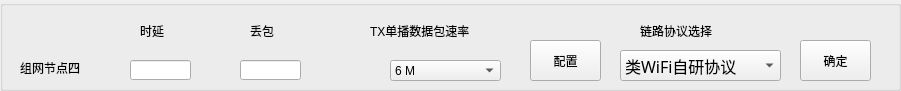
         <widget class="QGroupBox" name="groupBox_50">
          <property name="geometry">
           <rect>
            <x>10</x>
            <y>300</y>
            <width>901</width>
            <height>91</height>
           </rect>
          </property>
          <property name="title">
           <string/>
          </property>
          <widget class="QComboBox" name="comboBox_D4_13">
           <property name="geometry">
            <rect>
             <x>620</x>
             <y>50</y>
             <width>161</width>
             <height>31</height>
            </rect>
           </property>
           <property name="font">
            <font>
             <family>仿宋</family>
             <pointsize>12</pointsize>
            </font>
           </property>
           <item>
            <property name="text">
             <string>类WiFi自研协议</string>
            </property>
           </item>
           <item>
            <property name="text">
             <string>AOS协议</string>
            </property>
           </item>
          </widget>
          <widget class="QComboBox" name="comboBox_D4_14">
           <property name="geometry">
            <rect>
             <x>390</x>
             <y>60</y>
             <width>111</width>
             <height>21</height>
            </rect>
           </property>
           <item>
            <property name="text">
             <string>6 M</string>
            </property>
           </item>
           <item>
            <property name="text">
             <string>9 M</string>
            </property>
           </item>
           <item>
            <property name="text">
             <string>12 M</string>
            </property>
           </item>
           <item>
            <property name="text">
             <string>18 M</string>
            </property>
           </item>
           <item>
            <property name="text">
             <string>24 M</string>
            </property>
           </item>
           <item>
            <property name="text">
             <string>36 M</string>
            </property>
           </item>
           <item>
            <property name="text">
             <string>48 M</string>
            </property>
           </item>
           <item>
            <property name="text">
             <string>54 M</string>
            </property>
           </item>
          </widget>
          <widget class="QLineEdit" name="lineEdit_loss_D4_7">
           <property name="geometry">
            <rect>
             <x>240</x>
             <y>60</y>
             <width>61</width>
             <height>20</height>
            </rect>
           </property>
          </widget>
          <widget class="QLineEdit" name="lineEdit_delay_D4_7">
           <property name="geometry">
            <rect>
             <x>130</x>
             <y>60</y>
             <width>61</width>
             <height>20</height>
            </rect>
           </property>
          </widget>
          <widget class="QLabel" name="label_218">
           <property name="geometry">
            <rect>
             <x>20</x>
             <y>60</y>
             <width>81</width>
             <height>16</height>
            </rect>
           </property>
           <property name="styleSheet">
            <string notr="true">font: 12pt &quot;仿宋&quot;;</string>
           </property>
           <property name="text">
            <string>组网节点四</string>
           </property>
          </widget>
          <widget class="QLabel" name="label_219">
           <property name="geometry">
            <rect>
             <x>370</x>
             <y>20</y>
             <width>171</width>
             <height>21</height>
            </rect>
           </property>
           <property name="styleSheet">
            <string notr="true">font: 12pt &quot;仿宋&quot;;</string>
           </property>
           <property name="text">
            <string>TX单播数据包速率</string>
           </property>
          </widget>
          <widget class="QLabel" name="label_220">
           <property name="geometry">
            <rect>
             <x>140</x>
             <y>20</y>
             <width>41</width>
             <height>21</height>
            </rect>
           </property>
           <property name="styleSheet">
            <string notr="true">font: 12pt &quot;仿宋&quot;;</string>
           </property>
           <property name="text">
            <string>时延</string>
           </property>
          </widget>
          <widget class="QLabel" name="label_221">
           <property name="geometry">
            <rect>
             <x>250</x>
             <y>20</y>
             <width>41</width>
             <height>21</height>
            </rect>
           </property>
           <property name="styleSheet">
            <string notr="true">font: 12pt &quot;仿宋&quot;;</string>
           </property>
           <property name="text">
            <string>丢包</string>
           </property>
          </widget>
          <widget class="QLabel" name="label_222">
           <property name="geometry">
            <rect>
             <x>640</x>
             <y>20</y>
             <width>131</width>
             <height>21</height>
            </rect>
           </property>
           <property name="styleSheet">
            <string notr="true">font: 12pt &quot;仿宋&quot;;</string>
           </property>
           <property name="text">
            <string>链路协议选择</string>
           </property>
          </widget>
          <widget class="QPushButton" name="bandd4_7">
           <property name="geometry">
            <rect>
             <x>530</x>
             <y>40</y>
             <width>71</width>
             <height>41</height>
            </rect>
           </property>
           <property name="text">
            <string>配置</string>
           </property>
          </widget>
          <widget class="QPushButton" name="prod4_7">
           <property name="geometry">
            <rect>
             <x>800</x>
             <y>40</y>
             <width>71</width>
             <height>41</height>
            </rect>
           </property>
           <property name="text">
            <string>确定</string>
           </property>
          </widget>
         </widget>
